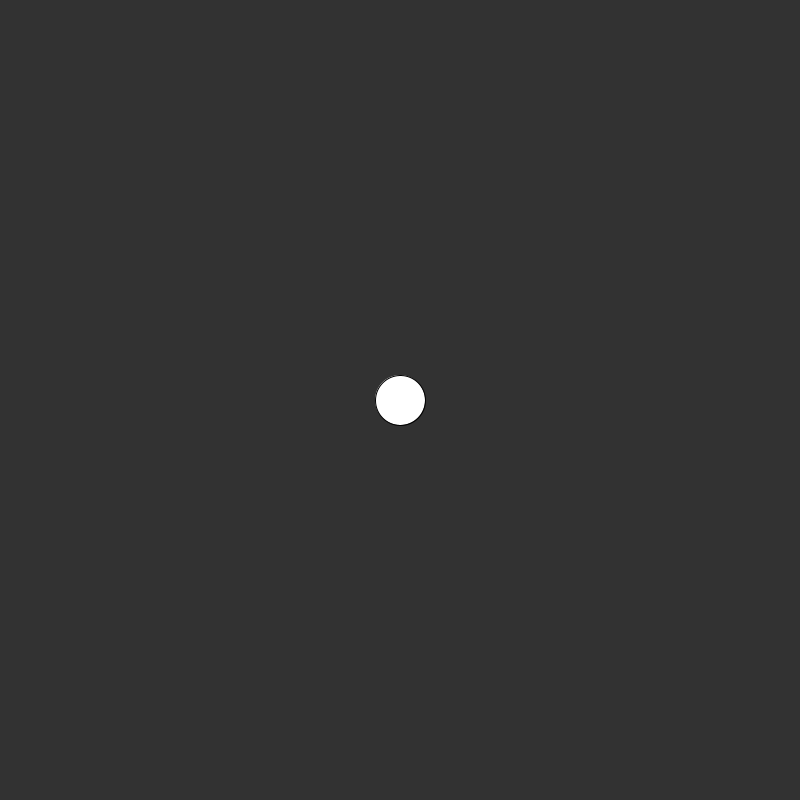
Frame 1 (no input)
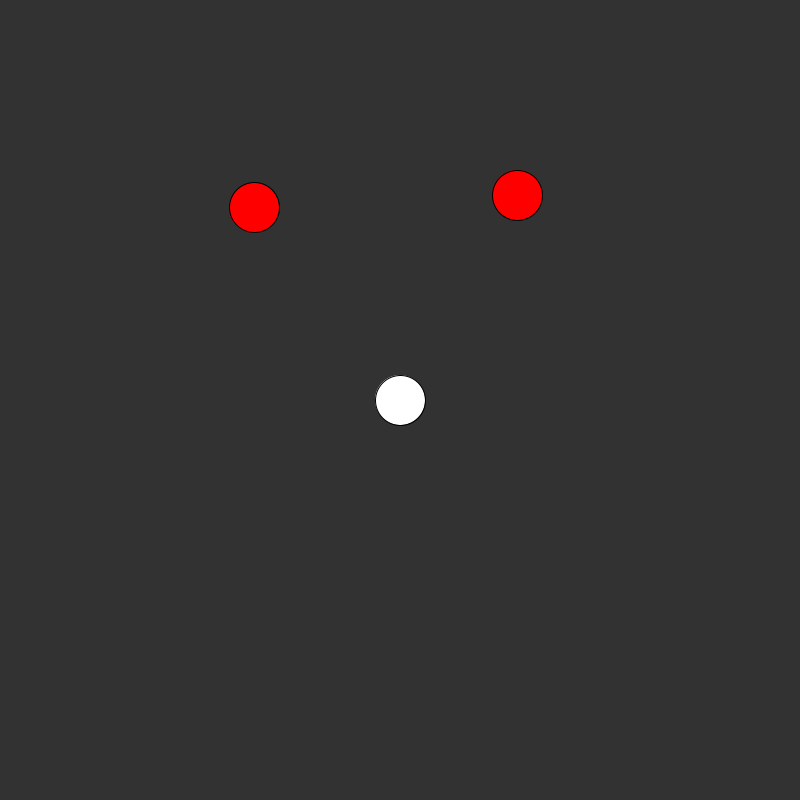
Frame 60 (the mouse pressed at the canvas centre just before this capture)
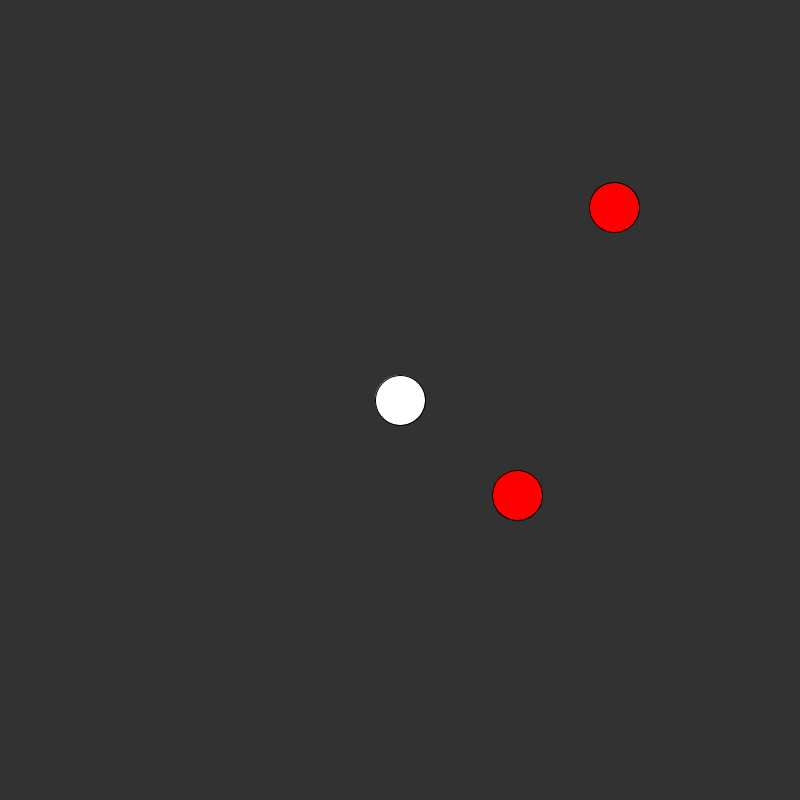
Frame 120 (the mouse held since frame 60 and released just before this capture)

The Processing sketch that drew these frames (run headless with seeded random() and noise(); from frame 60 on, the mouse is pressed at the canvas centre):

// Processing sketch: dodger_11_7
// ── dodger_11_7.pde
float x, y;
float cx, cy;

float tx, ty, tcy;
float hx, hy, hcx;

boolean gameover = false;

void setup() {
  size(800, 800);
  spawnDodger();
}

void draw() {
  if (gameover == false) {
    background(50);
    fill(255);
    circle(x, y, 50);
    movePlayer();
    keepInside();

    fill(255, 0, 0);
    circle(tx, ty, 50);
    circle(hx, hy, 50);
    
    ty += tcy;
    hx += hcx;
    
    if (ty > height + 100) {
      tx = random(0, width);
      ty = -100;
      tcy = 5;
    }
    
     if (hx > width + 100) {
      hy = random(0, height);
      hx = -100;
      hcx = 5;
    }
    
    if(circleCircle(x, y, 25, tx, ty, 25) == true){
      gameover = true;
    }
     if(circleCircle(x, y, 25, hx, hy, 25) == true){
      gameover = true;
    }
  } else {
    background(255, 0, 0);
  }
}

void keyPressed() {
  if (key == 'w') {
    cy -= 0.5;
  }
  if (key == 's') {
    cy += 0.5;
  }
  if (key == 'a') {
    cx -= 0.5;
  }
  if (key == 'd') {
    cx += 0.5;
  }
  if (key == ' ') {
    cx = 0;
    cy = 0;
  }
  if(key == 'r'){
    spawnDodger();
  }
}

void movePlayer() {
  x+= cx;
  y+= cy;
  cx = constrain(cx, -5, 5);
  cy = constrain(cy, -5, 5);
  cx = cx * 0.97;
  cy = cy * 0.97;
}

void keepInside() {
  if (y < 0) {
    y = 0;
    cy = -cy;
  }
  if (y > height) {
    y = height;
    cy = -cy;
  }
  if (x < 0) {
    x = 0;
    cx = -cx;
  }
  if (x > width) {
    x = width;
    cx = -cx;
  }
}

void spawnDodger(){
   x = width/2;
  y = height/2;
  
  tx = random(0, width);
  ty = -100;
  tcy = 5;
  
  hx = -100;
  hy = random(0, height);
  hcx = 6;
}

// ── collisions.pde
boolean pointCircle(float px, float py, float cx, float cy, float cd){
  if(dist(px, py, cx, cy) < cd/2){
    return true;
  } else {
    return false;
  }  
}
 
boolean circleCircle(float cx1, float cy1, float cr1, float cx2, float cy2, float cr2){
  if(dist(cx1, cy1, cx2, cy2) < cr1 + cr2){
    return true;
  } else {
    return false;
  }  
}

boolean pointRect(float px, float py, float rx, float ry, float rw, float rh) {

  // is the point inside the rectangle's bounds?
  if (px >= rx &&        // right of the left edge AND
      px <= rx + rw &&   // left of the right edge AND
      py >= ry &&        // below the top AND
      py <= ry + rh) {   // above the bottom
        return true;
  }
  return false;
}

boolean rectRect(float r1x, float r1y, float r1w, float r1h, float r2x, float r2y, float r2w, float r2h) {

  // are the sides of one rectangle touching the other?

  if (r1x + r1w >= r2x &&    // r1 right edge past r2 left
      r1x <= r2x + r2w &&    // r1 left edge past r2 right
      r1y + r1h >= r2y &&    // r1 top edge past r2 bottom
      r1y <= r2y + r2h) {    // r1 bottom edge past r2 top
        return true;
  }
  return false;
}

// CIRCLE/RECTANGLE
boolean circleRect(float cx, float cy, float radius, float rx, float ry, float rw, float rh) {

  // temporary variables to set edges for testing
  float testX = cx;
  float testY = cy;

  // which edge is closest?
  if (cx < rx)         testX = rx;      // test left edge
  else if (cx > rx+rw) testX = rx+rw;   // right edge
  if (cy < ry)         testY = ry;      // top edge
  else if (cy > ry+rh) testY = ry+rh;   // bottom edge

  // get distance from closest edges
  float distX = cx-testX;
  float distY = cy-testY;
  float distance = sqrt( (distX*distX) + (distY*distY) );

  // if the distance is less than the radius, collision!
  if (distance <= radius) {
    return true;
  }
  return false;
}

// LINE/POINT
boolean linePoint(float x1, float y1, float x2, float y2, float px, float py) {

  // get distance from the point to the two ends of the line
  float d1 = dist(px,py, x1,y1);
  float d2 = dist(px,py, x2,y2);

  // get the length of the line
  float lineLen = dist(x1,y1, x2,y2);

  // since floats are so minutely accurate, add
  // a little buffer zone that will give collision
  float buffer = 0.1;    // higher # = less accurate

  // if the two distances are equal to the line's 
  // length, the point is on the line!
  // note we use the buffer here to give a range, 
  // rather than one #
  if (d1+d2 >= lineLen-buffer && d1+d2 <= lineLen+buffer) {
    return true;
  }
  return false;
}

boolean lineCircle(float x1, float y1, float x2, float y2, float cx, float cy, float r) {

  // is either end INSIDE the circle?
  // if so, return true immediately
  boolean inside1 = pointCircle(x1,y1, cx,cy,r);
  boolean inside2 = pointCircle(x2,y2, cx,cy,r);
  if (inside1 || inside2) return true;

  // get length of the line
  float distX = x1 - x2;
  float distY = y1 - y2;
  float len = sqrt( (distX*distX) + (distY*distY) );

  // get dot product of the line and circle
  float dot = ( ((cx-x1)*(x2-x1)) + ((cy-y1)*(y2-y1)) ) / pow(len,2);

  // find the closest point on the line
  float closestX = x1 + (dot * (x2-x1));
  float closestY = y1 + (dot * (y2-y1));

  // is this point actually on the line segment?
  // if so keep going, but if not, return false
  boolean onSegment = linePoint(x1,y1,x2,y2, closestX,closestY);
  if (!onSegment) return false;

  // optionally, draw a circle at the closest
  // point on the line
  //fill(255,0,0);
  //noStroke();
  //ellipse(closestX, closestY, 20, 20);

  // get distance to closest point
  distX = closestX - cx;
  distY = closestY - cy;
  float distance = sqrt( (distX*distX) + (distY*distY) );

  if (distance <= r) {
    return true;
  }
  return false;
}

// LINE/LINE
boolean lineLine(float x1, float y1, float x2, float y2, float x3, float y3, float x4, float y4) {

  // calculate the distance to intersection point
  float uA = ((x4-x3)*(y1-y3) - (y4-y3)*(x1-x3)) / ((y4-y3)*(x2-x1) - (x4-x3)*(y2-y1));
  float uB = ((x2-x1)*(y1-y3) - (y2-y1)*(x1-x3)) / ((y4-y3)*(x2-x1) - (x4-x3)*(y2-y1));

  // if uA and uB are between 0-1, lines are colliding
  if (uA >= 0 && uA <= 1 && uB >= 0 && uB <= 1) {

    // optionally, draw a circle where the lines meet
    float intersectionX = x1 + (uA * (x2-x1));
    float intersectionY = y1 + (uA * (y2-y1));
    //fill(255,0,0);
    //noStroke();
    //ellipse(intersectionX,intersectionY, 20,20);

    return true;
  }
  return false;
}

boolean lineRect(float x1, float y1, float x2, float y2, float rx, float ry, float rw, float rh) {

  // check if the line has hit any of the rectangle's sides
  // uses the Line/Line function below
  boolean left =   lineLine(x1,y1,x2,y2, rx,ry,rx, ry+rh);
  boolean right =  lineLine(x1,y1,x2,y2, rx+rw,ry, rx+rw,ry+rh);
  boolean top =    lineLine(x1,y1,x2,y2, rx,ry, rx+rw,ry);
  boolean bottom = lineLine(x1,y1,x2,y2, rx,ry+rh, rx+rw,ry+rh);

  // if ANY of the above are true, the line
  // has hit the rectangle
  if (left || right || top || bottom) {
    return true;
  }
  return false;
}
